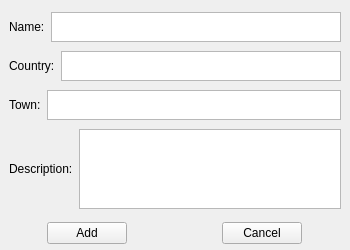
<?xml version="1.0" encoding="UTF-8"?>
<ui version="4.0">
 <class>destinationAddWindow</class>
 <widget class="QWidget" name="destinationAddWindow">
  <property name="geometry">
   <rect>
    <x>0</x>
    <y>0</y>
    <width>350</width>
    <height>250</height>
   </rect>
  </property>
  <property name="windowTitle">
   <string>Adding Destination</string>
  </property>
  <widget class="QWidget" name="mainWidget" native="true">
   <property name="geometry">
    <rect>
     <x>0</x>
     <y>0</y>
     <width>350</width>
     <height>250</height>
    </rect>
   </property>
   <layout class="QVBoxLayout" name="verticalLayout_3">
    <property name="spacing">
     <number>0</number>
    </property>
    <property name="leftMargin">
     <number>0</number>
    </property>
    <property name="topMargin">
     <number>0</number>
    </property>
    <property name="rightMargin">
     <number>0</number>
    </property>
    <property name="bottomMargin">
     <number>6</number>
    </property>
    <item>
     <widget class="QWidget" name="contentWidget" native="true">
      <layout class="QVBoxLayout" name="verticalLayout">
       <item>
        <layout class="QHBoxLayout" name="nameLayout">
         <item>
          <widget class="QLabel" name="nameLabel">
           <property name="text">
            <string>Name:</string>
           </property>
          </widget>
         </item>
         <item>
          <widget class="QPlainTextEdit" name="namePlainTextEdit">
           <property name="maximumSize">
            <size>
             <width>16777215</width>
             <height>30</height>
            </size>
           </property>
          </widget>
         </item>
        </layout>
       </item>
       <item>
        <layout class="QHBoxLayout" name="countryLayout">
         <item>
          <widget class="QLabel" name="countryLabel">
           <property name="text">
            <string>Country:</string>
           </property>
          </widget>
         </item>
         <item>
          <widget class="QPlainTextEdit" name="countryPlainTextEdit">
           <property name="maximumSize">
            <size>
             <width>16777215</width>
             <height>30</height>
            </size>
           </property>
          </widget>
         </item>
        </layout>
       </item>
       <item>
        <layout class="QHBoxLayout" name="townLayout">
         <item>
          <widget class="QLabel" name="townlabel">
           <property name="text">
            <string>Town:</string>
           </property>
          </widget>
         </item>
         <item>
          <widget class="QPlainTextEdit" name="townPlainTextEdit">
           <property name="maximumSize">
            <size>
             <width>16777215</width>
             <height>30</height>
            </size>
           </property>
          </widget>
         </item>
        </layout>
       </item>
       <item>
        <layout class="QHBoxLayout" name="descLayout">
         <item>
          <widget class="QLabel" name="descLabel">
           <property name="text">
            <string>Description:</string>
           </property>
          </widget>
         </item>
         <item>
          <widget class="QPlainTextEdit" name="descPlainTextEdit">
           <property name="maximumSize">
            <size>
             <width>16777215</width>
             <height>80</height>
            </size>
           </property>
          </widget>
         </item>
        </layout>
       </item>
      </layout>
     </widget>
    </item>
    <item>
     <layout class="QHBoxLayout" name="buttonsLayout">
      <item alignment="Qt::AlignHCenter">
       <widget class="QPushButton" name="addButton">
        <property name="text">
         <string>Add</string>
        </property>
       </widget>
      </item>
      <item alignment="Qt::AlignHCenter">
       <widget class="QPushButton" name="cancelButton">
        <property name="text">
         <string>Cancel</string>
        </property>
       </widget>
      </item>
     </layout>
    </item>
   </layout>
  </widget>
 </widget>
 <resources/>
 <connections/>
</ui>
